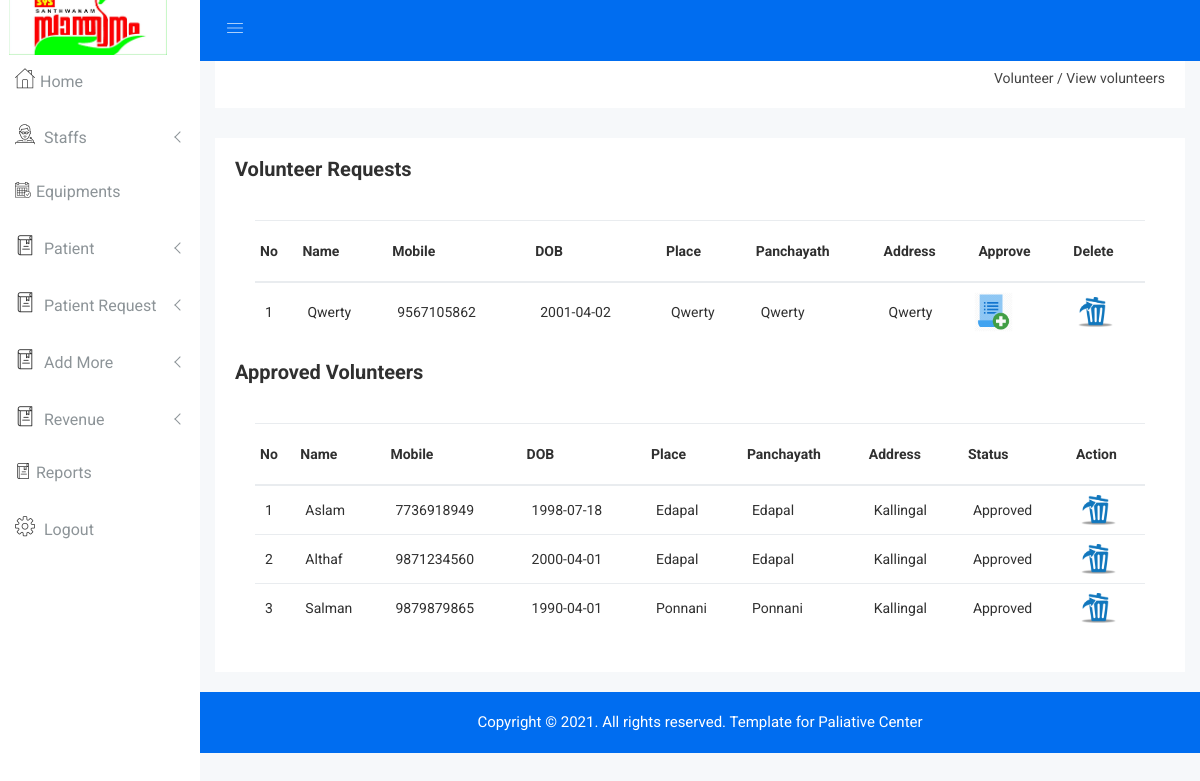
Screenshot of /Admin/manage_volunteer.php with the database file from the repository.
### tables this page shows
CREATE TABLE `volunteer` (
  `vid` int(5) NOT NULL,
  `name` varchar(20) NOT NULL,
  `mobile` bigint(12) NOT NULL,
  `dob` date NOT NULL,
  `place` varchar(20) NOT NULL,
  `panchayath` varchar(30) NOT NULL,
  `address` varchar(30) NOT NULL
);

### Admin/manage_volunteer.php (the view, shortened to what this page needs)
<?php
include "header.php";
?>
<div class="breadcome-area">
    <div class="container-fluid">
        <div class="row">
            <div class="col-lg-12 col-md-12 col-sm-12 col-xs-12">
                <div class="breadcome-list single-page-breadcome">
                    <div class="row">
                        <div class="col-lg-6 col-md-6 col-sm-6 col-xs-12">
                        </div>
                        <div class="col-lg-6 col-md-6 col-sm-6 col-xs-12">
                            <ul class="breadcome-menu">
                                <li><a href="view_facility.php">Volunteer</a> <span class="bread-slash">/</span></li>
                                <li><span class="bread-blod">View volunteers</span></li>
                            </ul>
                        </div>
                    </div>
                </div>
            </div>
        </div>
    </div>
</div>
</div>
<div class="product-status mg-b-15">
    <div class="container-fluid">
        <div class="row">
            <div class="col-lg-12 col-md-12 col-sm-12 col-xs-12">
                <div class="product-status-wrap">
                    <?php
                    $sq=mysqli_query($con,"select * from login WHERE type='volunteer' and status='pending'");
                    if(mysqli_num_rows($sq)==0){
                        echo "<h2 style='margin-left: 35%;color:coral;font-family: Times;font-style: italic;font-size: 39px;'>No details to show</h2><br><br><br><br><br><br><br><br><br><br><br><br><br><br><br><br><br><br><br>";
                    }else {
                        ?>
                        <h4>Volunteer Requests</h4>
                        <div class="asset-inner">
                            <div class="row">
                                <div class="col-lg-12 col-md-12 col-sm-12 col-xs-12">
                                    <div class="sparkline13-list">
                                        <div class="sparkline13-graph">
                                            <div class="datatable-dashv1-list custom-datatable-overright">
                                                <table id="table" data-toggle="table" data-pagination="true"
                                                       data-search="true">
                                                    <thead>
                                                    <tr>
                                                        <th data-field="id">No</th>
                                                        <th data-field="name" data-editable="true">Name</th>
                                                        <th data-field="mobile" data-editable="true">Mobile</th>
                                                        <th data-field="dob" data-editable="true">DOB</th>
                                                        <th data-field="place" data-editable="true">Place</th>
                                                        <th data-field="panchayath" data-editable="true">Panchayath</th>
                                                        <th data-field="address" data-editable="true">Address</th>
                                                        <th data-field="approve">Approve</th>
                                                        <th data-field="delete">Delete</th>
                                                    </tr>
                                                    </thead>
                                                    <tbody style="text-transform: capitalize">
                                                    <?php
                                                    $i = 1;
                                                    $view = mysqli_query($con, "select *from volunteer inner join login on volunteer.mobile=login.uname where login.status='pending'");
                                                    while ($row = mysqli_fetch_array($view)) {
                                                        ?>
                                                        <tr>
                                                            <td><?php echo $i ?></td>
                                                            <td><?php echo $row['name'] ?></td>
                                                            <td><?php echo $row['mobile'] ?></td>
                                                            <td><?php echo $row['dob'] ?></td>
                                                            <td><?php echo $row['place'] ?></td>
                                                            <td><?php echo $row['panchayath'] ?></td>
                                                            <td><?php echo $row['address'] ?></td>
                                                            <td>
                                                                <a href="approve_volunteer.php?volid=<?php echo $row['mobile'] ?>"
                                                                   data-toggle="tooltip" title="Edit"
                                                                   class="pd-setting-ed"><img src="img/add.png"
                                                                                              style="height: 40px;width: 39px;margin-left: -9px;"></a>
                                                            </td>
                                                            <td>
                                                                <a href="delete_volunteer.php?volid=<?php echo $row['mobile'] ?>"
                                                                   data-toggle="tooltip" title="Edit" class="pd-setting-ed"><img src="img/delet.png"
                                                                                                                                 style="height: 30px;width: 35px;"></a>
                                                            </td>
                                                        </tr>
                                                        <?php
                                                        $i++;
                                                    }
                                                    ?>
                                                    </tbody>
                                                </table>
                                            </div>
                                        </div>
                                    </div>
                                </div>
                            </div>
                        </div>
                        <?php
                    }
                    ?>
                    <h4>Approved Volunteers</h4>
                    <div class="asset-inner">
                        <div class="row">
                            <div class="col-lg-12 col-md-12 col-sm-12 col-xs-12">
                                <div class="sparkline13-list">
                                    <div class="sparkline13-graph">
                                        <div class="datatable-dashv1-list custom-datatable-overright">
                                            <table id="table" data-toggle="table" data-pagination="true"
                                                   data-search="true">
                                                <thead>
                                                <tr>
                                                    <th data-field="id">No</th>
                                                    <th data-field="name" data-editable="true">Name</th>
                                                    <th data-field="mobile" data-editable="true">Mobile</th>
                                                    <th data-field="dob" data-editable="true">DOB</th>
                                                    <th data-field="place" data-editable="true">Place</th>
                                                    <th data-field="panchayath" data-editable="true">Panchayath</th>
                                                    <th data-field="address" data-editable="true">Address</th>
                                                    <th data-field="status">Status</th>
                                                    <th data-field="action">Action</th>
                                                </tr>
                                                </thead>
                                                <tbody style="text-transform: capitalize">
                                                <?php
                                                $i = 1;
                                                $view = mysqli_query($con, "select *from volunteer inner join login on volunteer.mobile=login.uname where login.status='approved'");
                                                while ($row = mysqli_fetch_array($view)) {
                                                    ?>
                                                    <tr>
                                                        <td><?php echo $i ?></td>
                                                        <td><?php echo $row['name'] ?></td>
                                                        <td><?php echo $row['mobile'] ?></td>
                                                        <td><?php echo $row['dob'] ?></td>
                                                        <td><?php echo $row['place'] ?></td>
                                                        <td><?php echo $row['panchayath'] ?></td>
                                                        <td><?php echo $row['address'] ?></td>
                                                        <td><?php echo $row['status'] ?></td>
                                                        <td>
                                                            <a href="disable_volunteer.php?volid=<?php echo $row['mobile'] ?>"
                                                               data-toggle="tooltip" title="Edit" class="pd-setting-ed"><img src="img/delet.png"
                                                                                                                             style="height: 30px;width: 35px;"></a>
                                                        </td>
                                                    </tr>
                                                    <?php
                                                    $i++;
                                                }
                                                ?>
                                                </tbody>
                                            </table>
                                        </div>
                                    </div>
                                </div>
                            </div>
                        </div>
                    </div>
                </div>
            </div>
        </div>
    </div>
</div>
<?php
include "footer.php";
?>
</body>
</html>

### Admin/css/main.css (style rules this page uses)
html { color: #222; font-size: 1em; line-height: 1.4; }
audio, canvas, iframe, img, svg, video { vertical-align: middle; }

### rows the page displays
volunteer: name "Qwerty", mobile "9567105862", dob "2001-04-02", place "Qwerty", panchayath "Qwerty", address "Qwerty"
volunteer: name "Aslam", mobile "7736918949", dob "1998-07-18", place "Edapal", panchayath "Edapal", address "Kallingal", login.status "Approved"
volunteer: name "Althaf", mobile "9871234560", dob "2000-04-01", place "Edapal", panchayath "Edapal", address "Kallingal", login.status "Approved"
volunteer: name "Salman", mobile "9879879865", dob "1990-04-01", place "Ponnani", panchayath "Ponnani", address "Kallingal", login.status "Approved"
